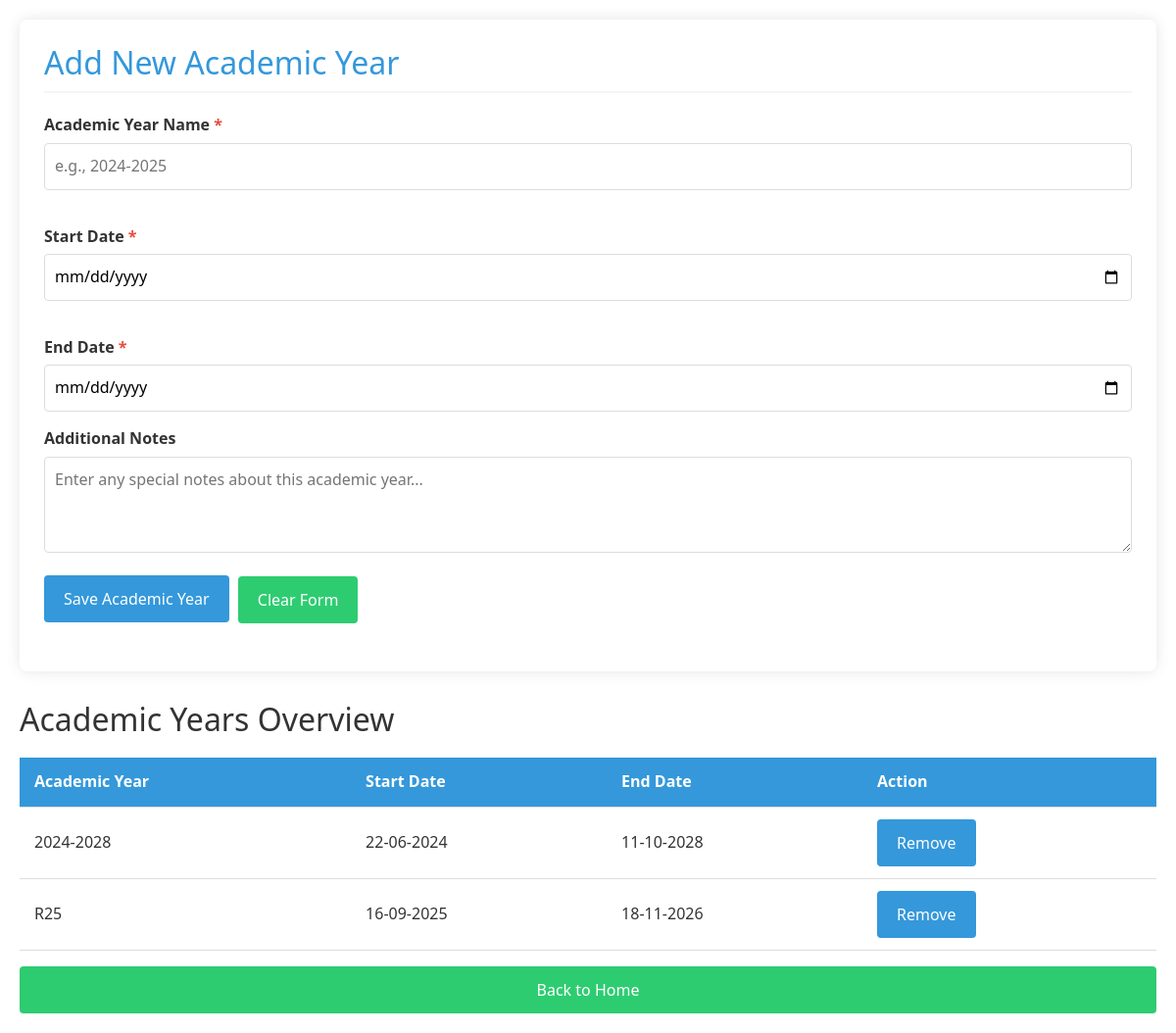
/add_academic_year/ (signed in), run on the app's committed database.
### app/models.py (models this page shows)
class academic_year(models.Model):
    academic_years = models.CharField(max_length=10, null=True)
    start_date = models.DateField(null=True)
    end_date = models.DateField(null=True)
    additional_notes = models.TextField(null=True)
    class Meta:
        db_table = 'academic_year'

### app/views.py (the view, shortened to what this page needs)
# urls.py: path('add_academic_year/', add_academic_year, name='add_academic_year'),
@login_required(login_url='admin_login')
def add_academic_year(request):
    get_years = academic_year.objects.all()
    return render(request, 'add_academic_year.html', {'get_years':get_years})

### templates/add_academic_year.html (shortened to what this page needs)
<!DOCTYPE html>
<html lang="en">
<head>
    <link href="https://cdn.jsdelivr.net/npm/bootstrap@5.3.7/dist/css/bootstrap.min.css" rel="stylesheet">
</head>
<body>
    <div class="form-container">
        <h2 class="form-header">Add New Academic Year</h2>
        <form action="{% url 'add_academic_year' %}" method="post" id="academicYearForm">
            <div class="form-grid">
                <div class="form-group">
                    <label for="yearName" class="required ml-2">Academic Year Name</label>
                    <input type="text" id="yearName" placeholder="e.g., 2024-2025" name="yearName" required>
                </div>
                <div class="form-group">
                    <label for="startDate" class="required">Start Date</label>
                    <input type="date" id="startDate" name="startDate" required>
                </div>
                <div class="form-group">
                    <label for="endDate" class="required">End Date</label>
                    <input type="date" id="endDate" name="endDate" required>
                </div>
            </div>
            <div class="form-group">
                <label for="notes">Additional Notes</label>
                <textarea id="notes" name="notes" rows="3" placeholder="Enter any special notes about this academic year..."></textarea>
            </div>
            <div class="form-group">
                <button type="submit" id="save_academic_year" class="btn">Save Academic Year</button>
                <button type="reset" class="btn btn-secondary" id="clear_form" style="margin-left: 15px; margin-top: -8px;">Clear Form</button>
            </div>
        </form>
    </div>
    <div class="table-container">
        <h2>Academic Years Overview</h2>
        <table>
            <thead>
                <tr>
                    <th>Academic Year</th>
                    <th>Start Date</th>
                    <th>End Date</th>
                    <th>Action</th>
                </tr>
            </thead>
            <tbody>
                {% for year in get_years %}
                <tr>
                    <td>{{year.academic_years}}</td>
                    <td>{{ year.start_date|date:"d-m-Y" }}</td>
                    <td>{{ year.end_date|date:"d-m-Y" }}</td>
                    <td><a href="{% url 'delete_academic_year' year.id %}" class="btn btn-danger">Remove</a></td>
                </tr>
                {% endfor %}
            </tbody>
        </table>
        <a class="btn btn-secondary w-100 mt-3" href="{% url 'adminDashboard' %}" >Back to Home</a>
    </div>
</body>
</html>

### templates/add_academic_year.html (style rules this page uses)
:root { --primary-color: #3498db; --secondary-color: #2ecc71; --accent-color: #e74c3c; --light-gray: #f5f5f5; --dark-gray: #333; }
body { font-family: 'Segoe UI', Tahoma, Geneva, Verdana, sans-serif; line-height: 1.6; color: var(--dark-gray); max-width: 1200px; margin: 0 auto; padding: 20px; }
.form-container { background-color: white; border-radius: 8px; box-shadow: 0 0 15px rgba(0,0,0,0.1); padding: 25px; margin-bottom: 30px; }
.form-header { color: var(--primary-color); border-bottom: 2px solid var(--light-gray); padding-bottom: 10px; margin-bottom: 20px; }
.form-grid { display: grid; grid-template-columns: repeat(auto-fit, minmax(300px, 1fr)); gap: 20px; }
.form-group { margin-bottom: 15px; }
label { display: block; margin-bottom: 5px; font-weight: 600; }
input, select, textarea { width: 100%; padding: 10px; border: 1px solid #ddd; border-radius: 4px; font-size: 16px; }
.required:after { content: " *"; color: var(--accent-color); }
.btn { background-color: var(--primary-color); color: white; border: none; padding: 12px 20px; border-radius: 4px; cursor: pointer; font-size: 16px; transition: background-color 0.3s; }
.btn-secondary { background-color: var(--secondary-color); }
.table-container { overflow-x: auto; }
table { width: 100%; border-collapse: collapse; margin-top: 20px; }
th, td { padding: 12px 15px; text-align: left; border-bottom: 1px solid #ddd; }
th { background-color: var(--primary-color); color: white; }
@media (max-width: 2000px) { .form-grid { grid-template-columns: 1fr; } }
@media (max-width: 2000px) { #save_academic_year { margin-bottom: 10px; } }
@media (max-width: 2000px) { #clear_form { transform: translateX(-10px); } }

### data on the page
academic_year: academic_years "2024-2028", start_date "22-06-2024", end_date "11-10-2028"
academic_year: academic_years "R25", start_date "16-09-2025", end_date "18-11-2026"
